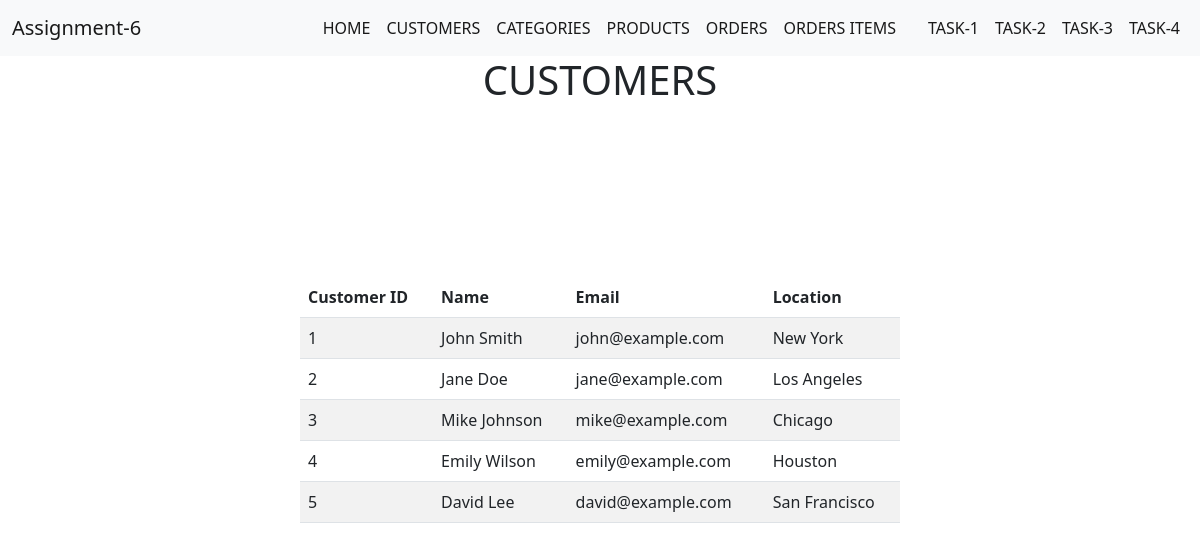
The page /customers.php on the database its author committed.
### tables this page shows
CREATE TABLE `customers` (
  `customer_id` int(11) NOT NULL,
  `name` varchar(255) DEFAULT NULL,
  `email` varchar(255) DEFAULT NULL,
  `location` varchar(255) DEFAULT NULL
);

### customers.php (the view)
<?php
include_once './includes/header.php';
include_once './includes/nav.php';
?>
<h1 class="text-center">CUSTOMERS</h1>
<table class="table center table-striped" style="width: 50%;">
    <thead>
        <tr>
            <th>Customer ID</th>
            <th>Name</th>
            <th>Email</th>
            <th>Location</th>
        </tr>
    </thead>
    <tbody>
    <?php
        include_once('./includes/db_connect.php');
        $sql = "SELECT * from customers;";
        $result = $conn->query($sql);
    ?>
    <?php while ($row = $result->fetch_assoc()) { ?>
        <tr>
            <td scope="row"> <?php echo $row['customer_id']; ?></td>
            <td> <?php echo $row['name']; ?></td>
            <td> <?php echo $row['email']; ?></td>
            <td> <?php echo $row['location']; ?></td>
        </tr>
    <?php } ?>
  </tbody>
</table>
<?php include_once './includes/footer.php'; ?>

### includes/header.php (style rules this page uses)
.center { margin: 0; position: absolute; top: 50%; left: 50%; -ms-transform: translate(-50%, -50%); transform: translate(-50%, -50%); }

### rows shown on the page
customers: customer_id "1", name "John Smith", email "john@example.com", location "New York"
customers: customer_id "2", name "Jane Doe", email "jane@example.com", location "Los Angeles"
customers: customer_id "3", name "Mike Johnson", email "mike@example.com", location "Chicago"
customers: customer_id "4", name "Emily Wilson", email "emily@example.com", location "Houston"
customers: customer_id "5", name "David Lee", email "david@example.com", location "San Francisco"
